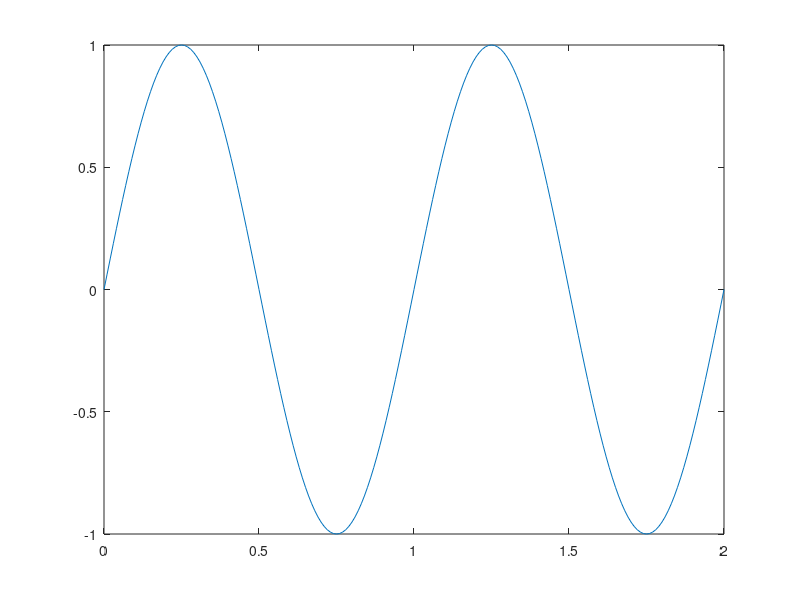
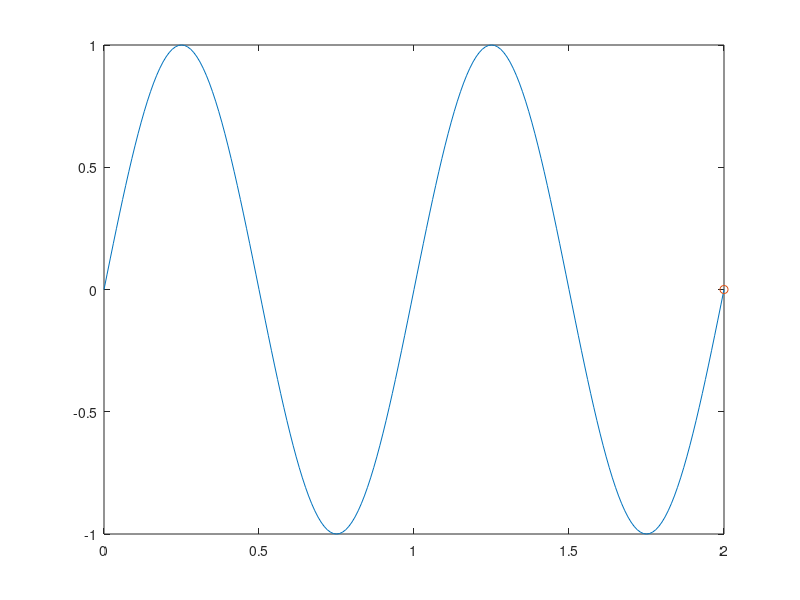

Source code (MATLAB) for these figures, in order:
% sin波の例(削除と描画)
clear
close all
clc

f = 1;  % [Hz]
dt = 0.01;  %[s]
tEnd = 2;

t = 0:dt:tEnd;
y = sin(2*pi*f*t);

% 確認
figure;
plot(t,y);

%% アニメーション
nTimes = length(t);

figure;
plot(t,y);  % 線
hold on
plot(t(1), y(1), 'o');  % マーカー, t=t(1)

tic
for iTime = 2:nTimes
    clf % 消す

    % 再描画
    plot(t,y);  % 線
    hold on
    plot(t(iTime), y(iTime), 'o');  % マーカー, t=t(i)
    drawnow;
end
toc